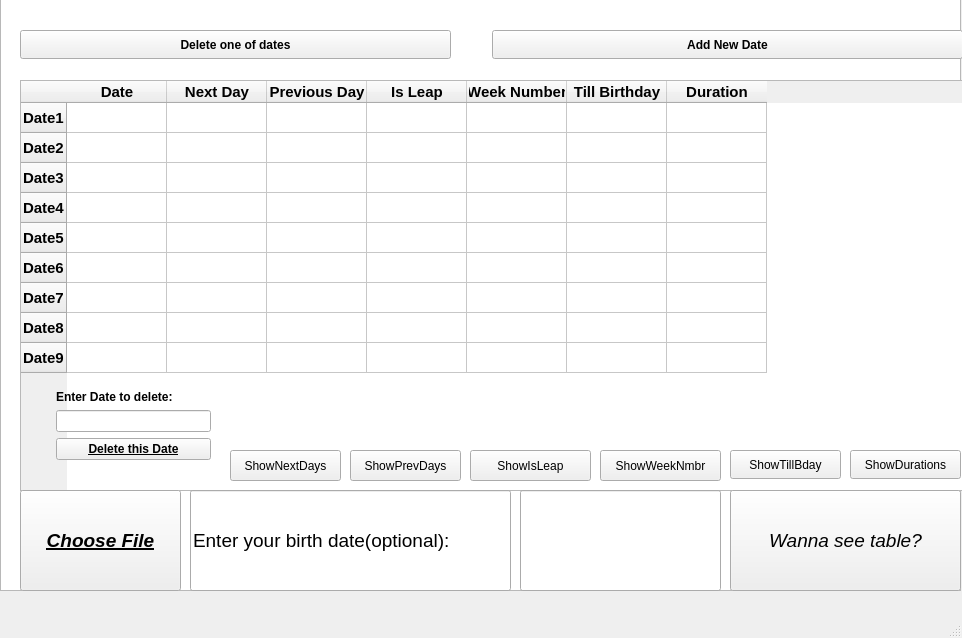
<?xml version="1.0" encoding="UTF-8"?>
<ui version="4.0">
 <class>MainWindow</class>
 <widget class="QMainWindow" name="MainWindow">
  <property name="geometry">
   <rect>
    <x>0</x>
    <y>0</y>
    <width>962</width>
    <height>638</height>
   </rect>
  </property>
  <property name="windowTitle">
   <string>MainWindow</string>
  </property>
  <widget class="QWidget" name="centralwidget">
   <widget class="QPushButton" name="ShowPreviousDays">
    <property name="geometry">
     <rect>
      <x>350</x>
      <y>450</y>
      <width>111</width>
      <height>31</height>
     </rect>
    </property>
    <property name="text">
     <string>ShowPrevDays</string>
    </property>
   </widget>
   <widget class="QPushButton" name="ShowTillBirthday">
    <property name="geometry">
     <rect>
      <x>730</x>
      <y>450</y>
      <width>111</width>
      <height>29</height>
     </rect>
    </property>
    <property name="text">
     <string>ShowTillBday</string>
    </property>
   </widget>
   <widget class="QPushButton" name="ShowIsLeap">
    <property name="geometry">
     <rect>
      <x>470</x>
      <y>450</y>
      <width>121</width>
      <height>31</height>
     </rect>
    </property>
    <property name="text">
     <string>ShowIsLeap</string>
    </property>
   </widget>
   <widget class="QTableWidget" name="Table">
    <property name="geometry">
     <rect>
      <x>20</x>
      <y>80</y>
      <width>951</width>
      <height>411</height>
     </rect>
    </property>
    <property name="font">
     <font>
      <pointsize>11</pointsize>
      <bold>true</bold>
     </font>
    </property>
    <property name="editTriggers">
     <set>QAbstractItemView::NoEditTriggers</set>
    </property>
    <row>
     <property name="text">
      <string>Date1</string>
     </property>
    </row>
    <row>
     <property name="text">
      <string>Date2</string>
     </property>
    </row>
    <row>
     <property name="text">
      <string>Date3</string>
     </property>
    </row>
    <row>
     <property name="text">
      <string>Date4</string>
     </property>
    </row>
    <row>
     <property name="text">
      <string>Date5</string>
     </property>
    </row>
    <row>
     <property name="text">
      <string>Date6</string>
     </property>
    </row>
    <row>
     <property name="text">
      <string>Date7</string>
     </property>
    </row>
    <row>
     <property name="text">
      <string>Date8</string>
     </property>
    </row>
    <row>
     <property name="text">
      <string>Date9</string>
     </property>
    </row>
    <column>
     <property name="text">
      <string>Date</string>
     </property>
    </column>
    <column>
     <property name="text">
      <string>Next Day</string>
     </property>
    </column>
    <column>
     <property name="text">
      <string>Previous Day</string>
     </property>
    </column>
    <column>
     <property name="text">
      <string>Is Leap</string>
     </property>
    </column>
    <column>
     <property name="text">
      <string>Week Number</string>
     </property>
    </column>
    <column>
     <property name="text">
      <string>Till Birthday</string>
     </property>
    </column>
    <column>
     <property name="text">
      <string>Duration</string>
     </property>
    </column>
   </widget>
   <widget class="QPushButton" name="ShowNextDays">
    <property name="geometry">
     <rect>
      <x>230</x>
      <y>450</y>
      <width>111</width>
      <height>31</height>
     </rect>
    </property>
    <property name="text">
     <string>ShowNextDays</string>
    </property>
   </widget>
   <widget class="QPushButton" name="ChooseFile">
    <property name="geometry">
     <rect>
      <x>20</x>
      <y>490</y>
      <width>161</width>
      <height>101</height>
     </rect>
    </property>
    <property name="font">
     <font>
      <pointsize>14</pointsize>
      <italic>true</italic>
      <bold>true</bold>
      <underline>true</underline>
     </font>
    </property>
    <property name="text">
     <string>Choose File</string>
    </property>
   </widget>
   <widget class="QPushButton" name="ShowWeekNumbers">
    <property name="geometry">
     <rect>
      <x>600</x>
      <y>450</y>
      <width>121</width>
      <height>31</height>
     </rect>
    </property>
    <property name="text">
     <string>ShowWeekNmbr</string>
    </property>
   </widget>
   <widget class="QLineEdit" name="Text">
    <property name="geometry">
     <rect>
      <x>190</x>
      <y>490</y>
      <width>321</width>
      <height>101</height>
     </rect>
    </property>
    <property name="font">
     <font>
      <pointsize>14</pointsize>
     </font>
    </property>
    <property name="text">
     <string>Enter your birth date(optional):</string>
    </property>
    <property name="readOnly">
     <bool>true</bool>
    </property>
   </widget>
   <widget class="QPushButton" name="Enter">
    <property name="geometry">
     <rect>
      <x>730</x>
      <y>490</y>
      <width>231</width>
      <height>101</height>
     </rect>
    </property>
    <property name="font">
     <font>
      <pointsize>14</pointsize>
      <italic>true</italic>
     </font>
    </property>
    <property name="text">
     <string>Wanna see table?</string>
    </property>
   </widget>
   <widget class="QPushButton" name="ShowDurations">
    <property name="geometry">
     <rect>
      <x>850</x>
      <y>450</y>
      <width>111</width>
      <height>29</height>
     </rect>
    </property>
    <property name="text">
     <string>ShowDurations</string>
    </property>
   </widget>
   <widget class="QLineEdit" name="EnterBirthday">
    <property name="geometry">
     <rect>
      <x>520</x>
      <y>490</y>
      <width>201</width>
      <height>101</height>
     </rect>
    </property>
    <property name="font">
     <font>
      <pointsize>14</pointsize>
      <italic>true</italic>
      <bold>true</bold>
     </font>
    </property>
   </widget>
   <widget class="QGraphicsView" name="graphicsView">
    <property name="geometry">
     <rect>
      <x>0</x>
      <y>-30</y>
      <width>961</width>
      <height>621</height>
     </rect>
    </property>
    <property name="autoFillBackground">
     <bool>false</bool>
    </property>
   </widget>
   <widget class="QPushButton" name="ChangeFile">
    <property name="geometry">
     <rect>
      <x>492</x>
      <y>30</y>
      <width>471</width>
      <height>29</height>
     </rect>
    </property>
    <property name="font">
     <font>
      <bold>true</bold>
     </font>
    </property>
    <property name="text">
     <string>Add New Date</string>
    </property>
   </widget>
   <widget class="QPushButton" name="pushButton">
    <property name="geometry">
     <rect>
      <x>20</x>
      <y>30</y>
      <width>431</width>
      <height>29</height>
     </rect>
    </property>
    <property name="font">
     <font>
      <bold>true</bold>
     </font>
    </property>
    <property name="text">
     <string>Delete one of dates</string>
    </property>
   </widget>
   <widget class="QWidget" name="formLayoutWidget">
    <property name="geometry">
     <rect>
      <x>50</x>
      <y>390</y>
      <width>161</width>
      <height>100</height>
     </rect>
    </property>
    <layout class="QFormLayout" name="formLayout">
     <item row="0" column="1">
      <widget class="QLabel" name="label">
       <property name="font">
        <font>
         <bold>true</bold>
        </font>
       </property>
       <property name="text">
        <string>Enter Date to delete:</string>
       </property>
      </widget>
     </item>
     <item row="1" column="1">
      <widget class="QLineEdit" name="lineEdit">
       <property name="sizePolicy">
        <sizepolicy hsizetype="Minimum" vsizetype="Fixed">
         <horstretch>0</horstretch>
         <verstretch>0</verstretch>
        </sizepolicy>
       </property>
       <property name="font">
        <font>
         <bold>true</bold>
        </font>
       </property>
      </widget>
     </item>
     <item row="2" column="1">
      <widget class="QPushButton" name="pushButton_2">
       <property name="font">
        <font>
         <bold>true</bold>
         <underline>true</underline>
        </font>
       </property>
       <property name="text">
        <string>Delete this Date</string>
       </property>
      </widget>
     </item>
    </layout>
   </widget>
   <zorder>graphicsView</zorder>
   <zorder>Table</zorder>
   <zorder>ShowNextDays</zorder>
   <zorder>ChooseFile</zorder>
   <zorder>ShowWeekNumbers</zorder>
   <zorder>Text</zorder>
   <zorder>Enter</zorder>
   <zorder>ShowDurations</zorder>
   <zorder>EnterBirthday</zorder>
   <zorder>ShowPreviousDays</zorder>
   <zorder>ShowTillBirthday</zorder>
   <zorder>ShowIsLeap</zorder>
   <zorder>ChangeFile</zorder>
   <zorder>pushButton</zorder>
   <zorder>formLayoutWidget</zorder>
  </widget>
  <widget class="QMenuBar" name="menubar">
   <property name="geometry">
    <rect>
     <x>0</x>
     <y>0</y>
     <width>962</width>
     <height>25</height>
    </rect>
   </property>
  </widget>
  <widget class="QStatusBar" name="statusbar"/>
 </widget>
 <resources/>
 <connections/>
</ui>
